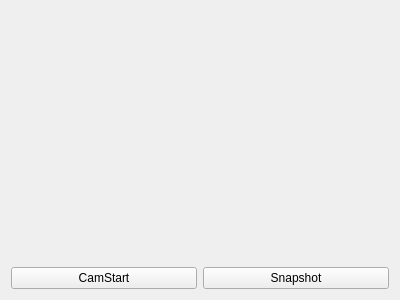
<?xml version="1.0" encoding="UTF-8"?>
<ui version="4.0">
 <class>Tab7CamViewerThread</class>
 <widget class="QWidget" name="Tab7CamViewerThread">
  <property name="geometry">
   <rect>
    <x>0</x>
    <y>0</y>
    <width>400</width>
    <height>300</height>
   </rect>
  </property>
  <property name="windowTitle">
   <string>Form</string>
  </property>
  <layout class="QVBoxLayout" name="verticalLayout_2">
   <item>
    <layout class="QVBoxLayout" name="verticalLayout" stretch="9,1">
     <item>
      <widget class="QLabel" name="plabelCamView">
       <property name="text">
        <string/>
       </property>
      </widget>
     </item>
     <item>
      <layout class="QHBoxLayout" name="horizontalLayout">
       <item>
        <widget class="QPushButton" name="pPBcamStart">
         <property name="text">
          <string>CamStart</string>
         </property>
         <property name="checkable">
          <bool>true</bool>
         </property>
        </widget>
       </item>
       <item>
        <widget class="QPushButton" name="pPBsnapShot">
         <property name="text">
          <string>Snapshot</string>
         </property>
        </widget>
       </item>
      </layout>
     </item>
    </layout>
   </item>
  </layout>
 </widget>
 <resources/>
 <connections/>
</ui>
